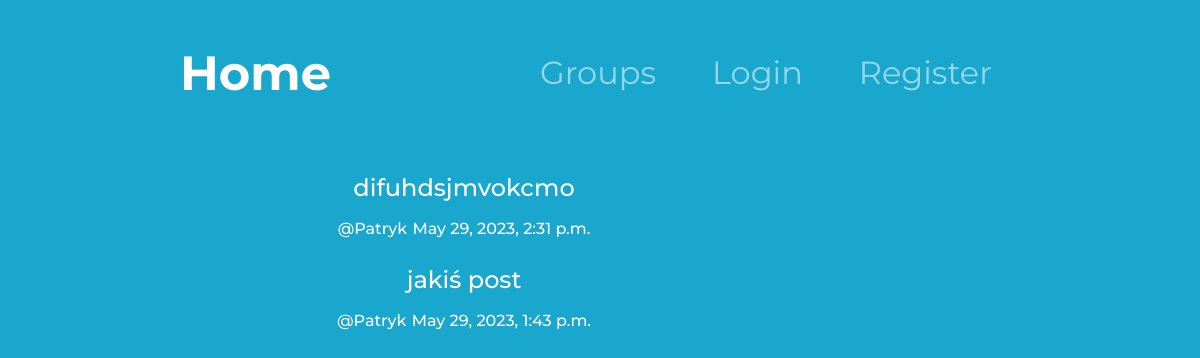
/posty/, run on an earlier commit of the app's database.
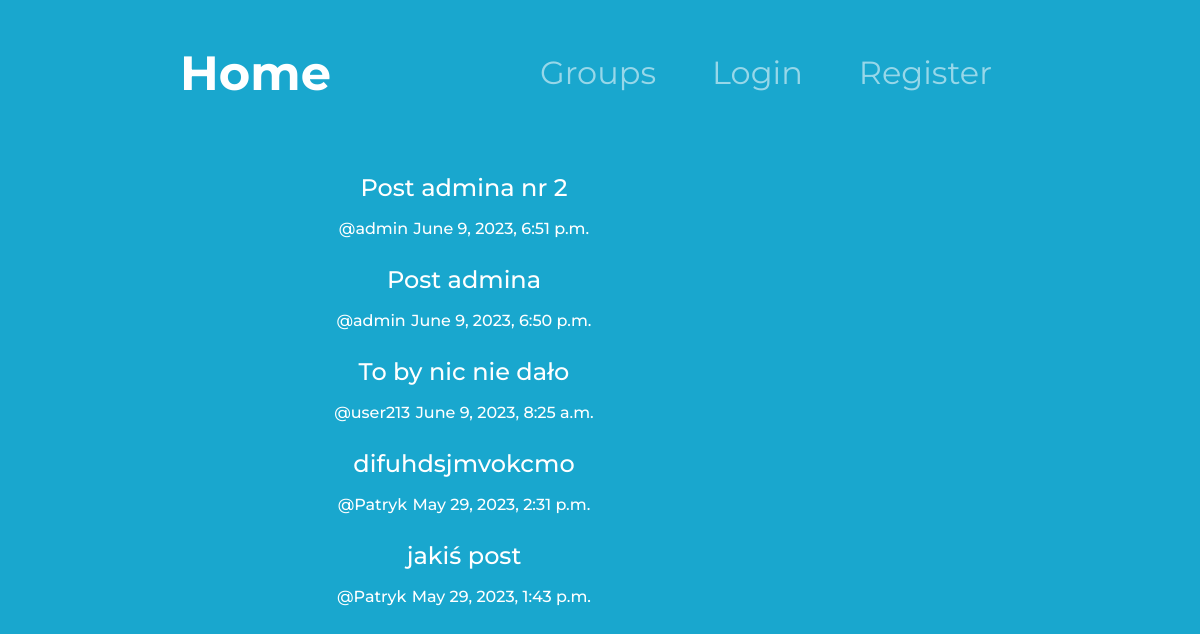
And on a later commit of the database.
### posty/models.py (models this page shows, shortened)
class Post(models.Model):
    user = models.ForeignKey(User, related_name='posts',
                             on_delete=models.CASCADE)
    created_at = models.DateTimeField(auto_now=True)
    message = models.TextField()
    message_html = models.TextField(editable=False)
    group = models.ForeignKey(
        Group, on_delete=models.CASCADE, related_name='posts')
    class Meta:
        ordering = ['-created_at']
        unique_together = ['user', 'message']

### posty/views.py (the view)
# urls.py: path('',PostList.as_view(),name='all'),
class PostList(SelectRelatedMixin,ListView):
    model = models.Post
    select_related = ('user','group')

### posty/templates/posty/post_list.html (shortened to what this page needs)
{% extends 'posty/post_base.html' %}
{% block post_content %}
    <div class="col-md-8">
        {% for post in post_list %}
            {% include "posty/_post.html" %}
        {% endfor %}
    </div>
{% endblock post_content %}

### posty/templates/posty/_post.html (shortened to what this page needs)
<div>
  <h3 class="post-message">{{ post.message_html|safe }}</h3>
  <div class="post-info">
    <h5>
      <span>
        <a class="post-info" href="{% url 'posts:for_user' username=post.user.username %}">@{{post.user.username}}</a>
      </span>
      <time datetime="">
        <a class="post-info" href="{% url 'posts:single' username=post.user.username pk=post.pk %}">{{post.created_at}}</a>
      </time>
    </h5>
  </div>
</div>

What changed in the data, as far as the page shows it:
added Post: message_html "Post admina nr 2", user.username "admin", created_at "June 9, 2023, 6:51 p.m."
added Post: message_html "Post admina", user.username "admin", created_at "June 9, 2023, 6:50 p.m."
added Post: message_html "To by nic nie dało", user.username "user213", created_at "June 9, 2023, 8:25 a.m."
